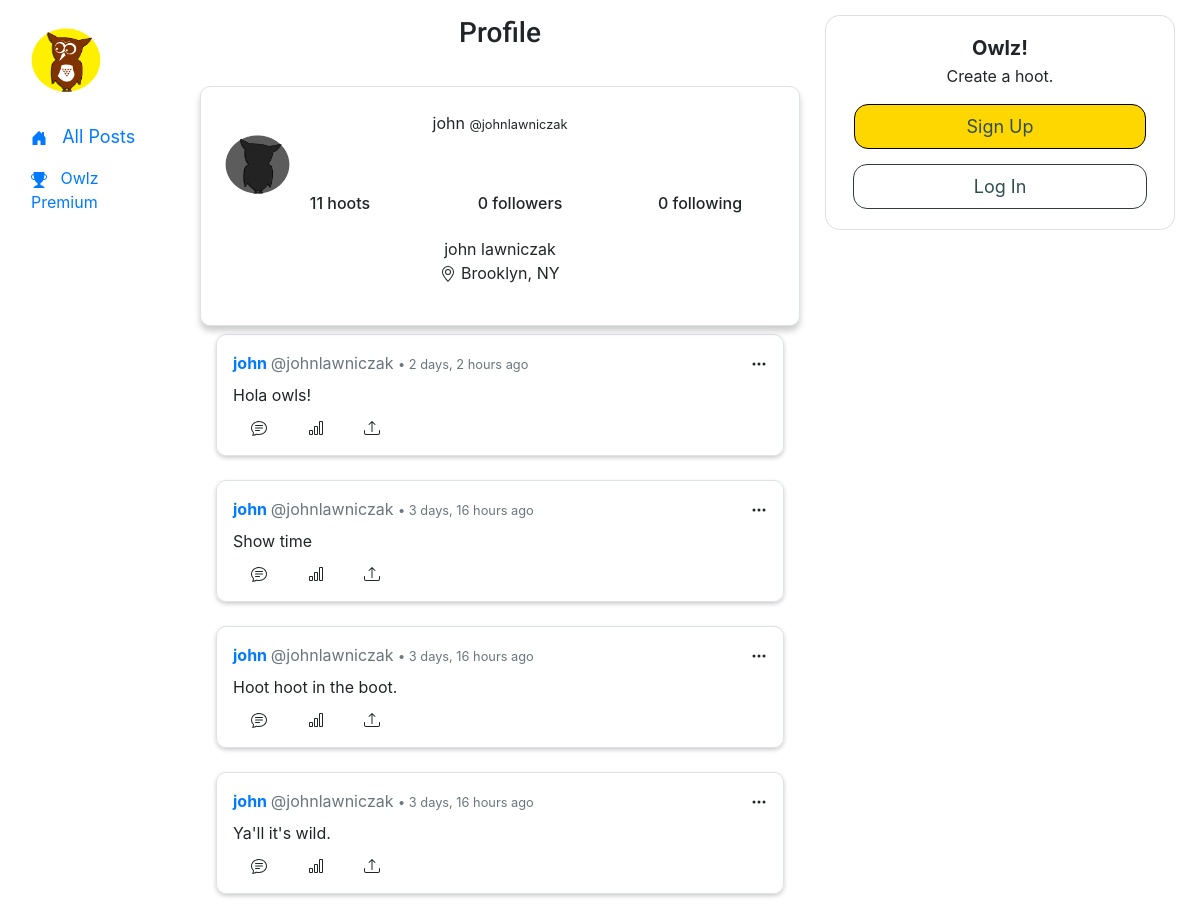
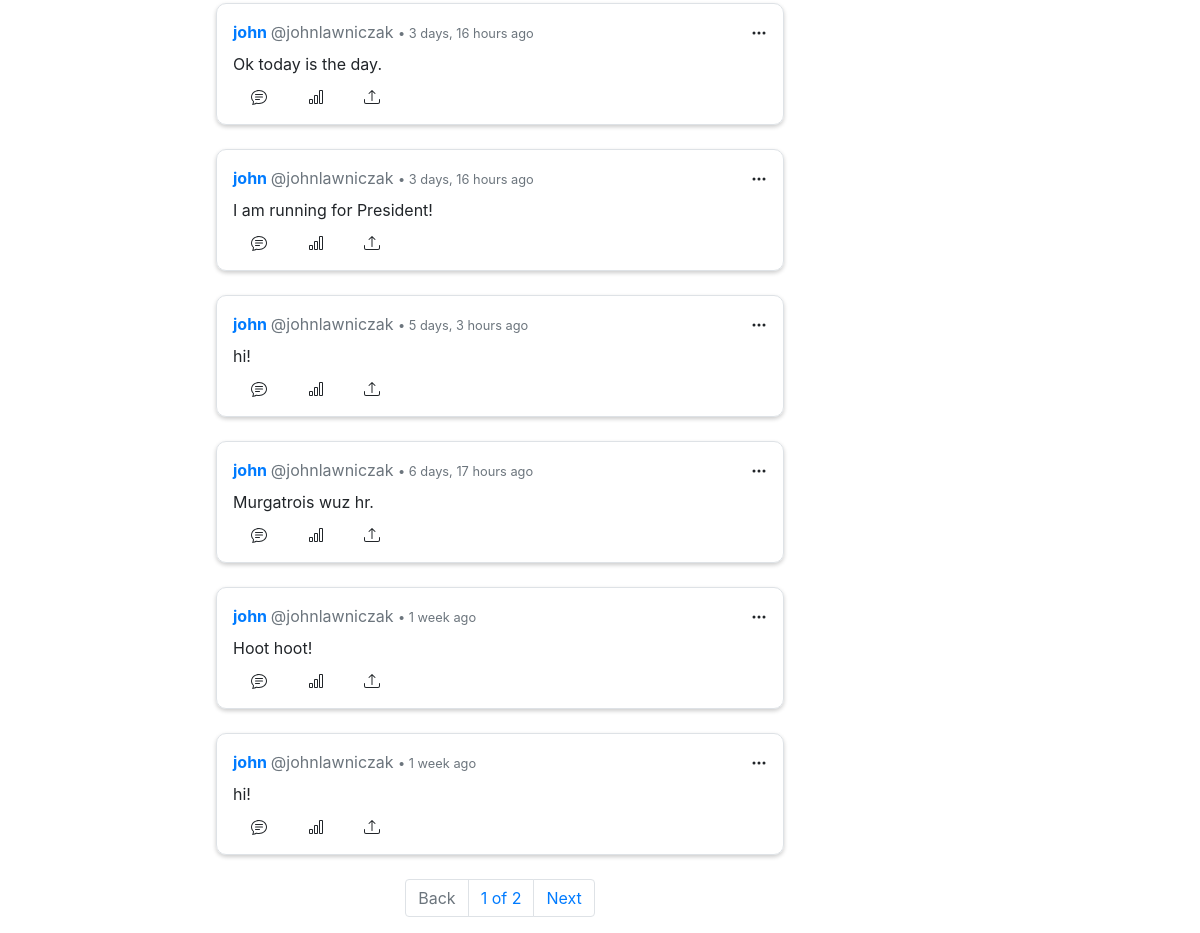
/profile/johnlawniczak, run on an earlier commit of the app's database (2 pictures, top to bottom).
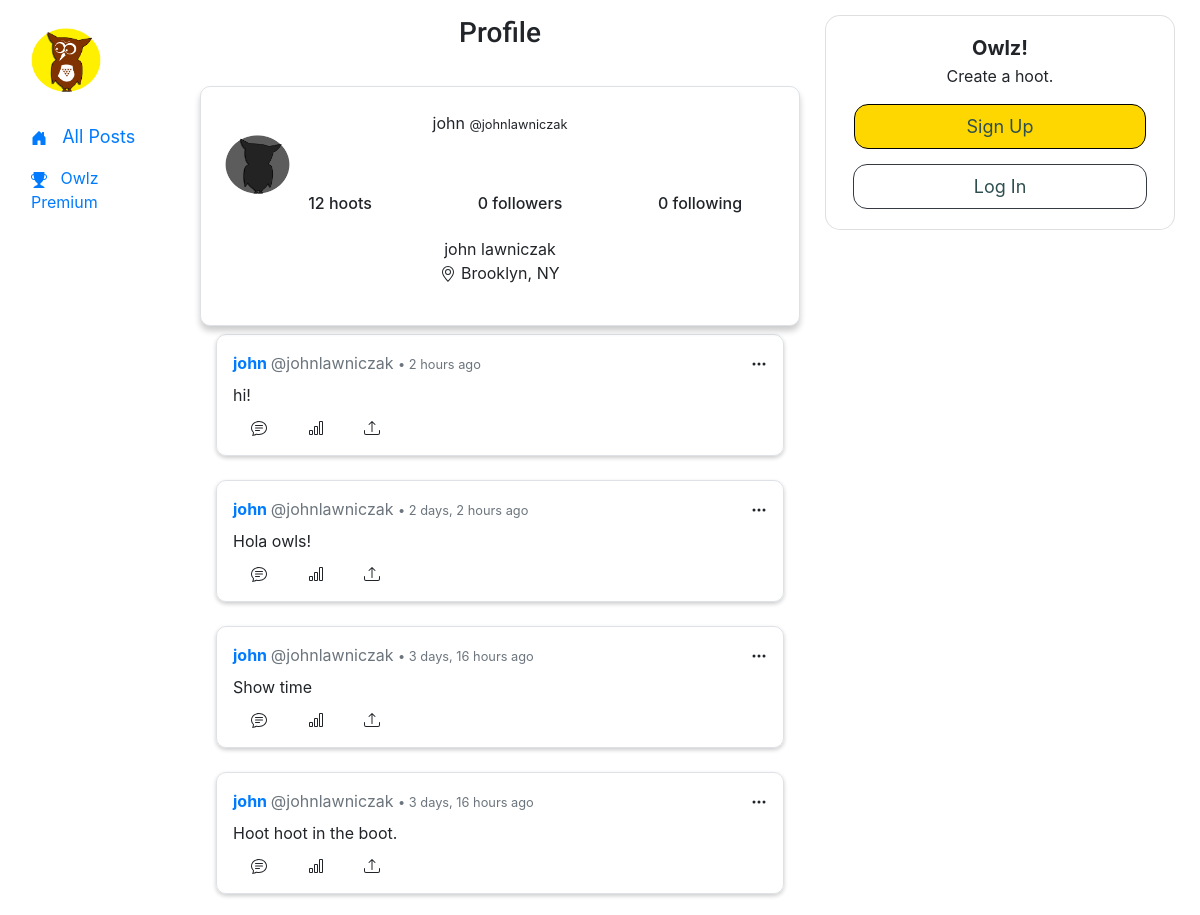
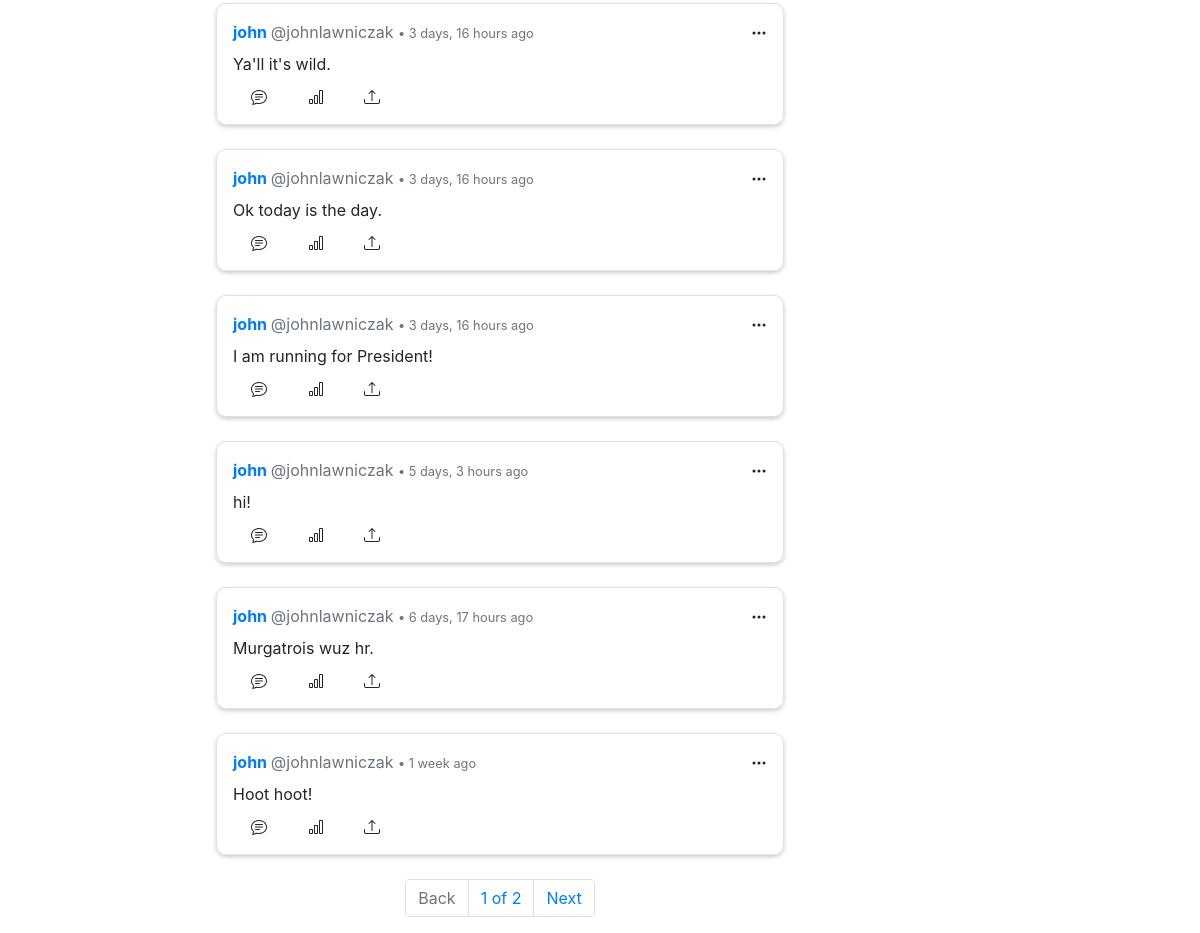
And on a later commit of the database (2 pictures, top to bottom).
### network/models.py (models this page shows, shortened)
class User(AbstractUser):
    pass

class Post(models.Model):
    author = models.ForeignKey(User, on_delete=models.CASCADE, related_name="posts")
    content = models.CharField(max_length=10000)
    likes = models.ManyToManyField(User, blank=True, related_name="likes")
    time = models.DateTimeField(auto_now=True)
    def likes(self):
        return self.likes.all().count()

### network/views.py (the view, shortened to what this page needs)
# urls.py: path("profile/<str:username>", views.profile, name="profile"),
def profile(request, username):
    user_profile = User.objects.get(username=username)
    curr_user_follows_this_profile = False
    if request.user.is_authenticated:
        curr_user_follows_this_profile = request.user.following.filter(user=user_profile.id).exists()
    user_posts = user_profile.posts.order_by("-time").all()
    paginator = Paginator(user_posts, 10)
    page_number = request.GET.get('page')
    page_posts = paginator.get_page(page_number)
    return render(request, "network/profile.html", {
        "user_profile": user_profile,
        "user_posts": user_profile.posts.order_by("-time").all(),
        "page_posts": page_posts,
        "following_profile": curr_user_follows_this_profile
    })

### network/templates/network/profile.html (shortened to what this page needs)
{% extends "network/layout.html" %}
{% load humanize %}
{% load static %}
{% block body %}
<h3 class="text-center" style="font-family: 'Roboto', sans-serif; margin-bottom: 1em;">Profile</h3>
<div class="container">
    <header class="row justify-content-center">
        <div class="col-12 col-lg-12 border my-2 p-4 bg-white text-center box-shadow" style="border-radius: 10px; box-shadow: 0 5px 6px rgba(0, 0, 0, 0.2);">
            <div>{{ user_profile.first_name }} <small class="muted-text">@{{ user_profile.username }}</small>
            </div>
        <div style="display: flex; width: 20%;">
            <img alt="profile picture" height="59" width="65px" href=""
                    src="{% if user_profile.username == 'john' %}{% static 'network/prof-images/john-2.png' %}{% else %}{% static 'network/images/owl-silhouette.png' %}{% endif %}">
        </div>
        <ul class="row d-flex justify-content-center">
            <h6 class="col-4">{{ user_profile.posts.count }} hoots</h6>
            <h6 class="col-4">{{ user_profile.followers.count }} followers</h6>
            <h6 class="col-4">{{ user_profile.following.count }} following</h6>
        </ul>
            <div>{{ user_profile.first_name }} {{ user_profile.last_name }} </div>
        <p> Brooklyn, NY
        </p>
        </div>
    </header>
</div>
{% include "network/hoot_posts.html" with posts=page_posts %}
{% if page_posts.paginator.num_pages > 1 %}
<nav aria-label="Page navigation">
    <ul class="pagination" style="justify-content: center;">
      {% if page_posts.has_previous %}
          <li class="page-item"><a class="page-link" href="?page={{ page_posts.previous_page_number }}">Back</a></li>
          {% else %}
          <li class="page-item disabled"><a class="page-link" href="#">Back</a></li>
      {% endif %}
      <li class="page-item current-item"><span class="current page-link">
          {{ page_posts.number }} of {{ page_posts.paginator.num_pages }}
      </span></li>
      {% if page_posts.has_next %}
          <li class="page-item"><a class="page-link" href="?page={{ page_posts.next_page_number }}">Next</a></li>
      {% else %}
          <li class="page-item disabled"><a class="page-link" href="#">Next</a></li>
      {% endif %}
    </ul>
</nav>
{% endif %}
{% endblock %}

### network/templates/network/layout.html (shortened to what this page needs)
{% load static %}
<!DOCTYPE html>
<html lang="en">
    <head>
        <link rel="stylesheet" href="https://stackpath.bootstrapcdn.com/bootstrap/4.4.1/css/bootstrap.min.css">
        <link href="{% static 'network/styles.css' %}" rel="stylesheet">
    </head>
    <body>
        <div class="container-fluid">
            <div class="row">
                <nav class="col-md-2 sidebar">
                    <div class="sidebar-sticky">
                        <ul class="nav flex-column">
                            <li class="nav-item">
                                <a class="nav-link" href="{% url 'index' %}" style="margin-top: 20px; margin-bottom: 15px;">
                                <img height="64" width="70" src="{% static 'network/images/owl-small.png' %}" alt="icon"/></a>
                            </li>
                             <li class="nav-item">
                                <a id="allposts" class="nav-link" href="{% url 'index' %}"  style="font-size: 18px;"> &nbsp; All Posts</a>
                            </li>
                            <li class="nav-item">
                                <a class="nav-link" href="" style="font-size: 16px;">
                                   &nbsp; Owlz Premium</a>
                            </li>
                        </ul>
                    </div>
                </nav>
                <div class="body col-md-6" style="padding: 0">
                    <div class="top-nav navbar navbar-expand-md" style="position: sticky; top: 0; z-index: 1030; margin-top: em;">
                    </div>
                    {% block body %}
                    {% endblock %}
                </div>
            <div class="right-side col-md-4" style="padding: 15px 25px 0 25px;">
            {% if not user.is_authenticated %}
                <div class="card w-100" style="border-radius: 15px">
                    <div class="card-body">
                        <h5 class="card-title" style="margin-bottom: 4px; text-align: center;"><strong>Owlz!</strong></h5>
                        <p style="text-align: center;">Create a hoot.</p>
                        <a class="nav-link mx-sm-2" style="color: darkslategrey; font-size: 18px; background-color: gold; border-radius: 14px; text-align: center; border: solid black .5px; margin-bottom: 15px;" href="{% url 'register' %}">Sign Up</a>
                        <a class="nav-link mx-sm-2; btn btn-outline-dark" style="color: darkslategrey; font-size: 18px; border-radius: 14px; margin-left: 7px; margin-right: 7px;" href="{% url 'login' %}">Log In</a>
                    </div>
              </div>
            {% endif %}
            </div>
        </div>
    </body>
</html>

### network/templates/network/hoot_posts.html (shortened to what this page needs)
{% load humanize %}
{% load static %}
    {% for post in posts %}
    <div class="border box-shadow-posts p-3 mb-4 mx-0 mx-md-3" style="border-radius: 10px; box-shadow: 0 2px 4px rgba(0, 0, 0, 0.2);">
        <div class="pb-2" id="">
            <a href="{% url 'profile' post.author.username %}">
                <strong>{{ post.author.first_name }} </strong> <a class="text-muted">@{{ post.author }}</a>
            </a>
            <small class="text-muted">• {{ post.time|naturaltime }}</small>
            {% if user.is_authenticated and user == post.author %}
            <label for="edit"></label>
            <a> <button class="badge badge-light" data-toggle="modal" data-target="#modal_edit_post_{{ post.id }}" style="float: right;">Edit</button>
            </a>
            <div class="modal" id="modal_edit_post_{{ post.id }}" tabindex="-1" role="dialog" aria-labelledby="modal_edit_post_{{ post.id }}_label" aria-hidden="true">
                <div class="modal-dialog" role="document">
                  <div class="modal-content">
                    <div class="modal-header">
                      <h5 class="modal-title">Edit Hoot</h5>
                      <button type="button" class="btn-close" data-bs-dismiss="modal" aria-label="Close"></button>
                    </div>
                    <div class="modal-body">
                      <textarea rows="5" id="textarea_{{ post.id }}" class="form-control" name="content">{{ post.content }}</textarea>
                    </div>
                    <div class="modal-footer">
                      <button type="button" class="btn btn-secondary" data-bs-dismiss="modal">Close</button>
                      <button type="button" class="btn btn-primary">Save Edit</button>
                    </div>
                  </div>
                </div>
              </div>
            {% else %}
            <span style="float: right;">
                <svg xmlns="http://www.w3.org/2000/svg" width="16" height="16" fill="currentColor" class="bi bi-three-dots" viewBox="0 0 16 16">
                    <path d="M3 9.5a1.5 1.5 0 1 1 0-3 1.5 1.5 0 0 1 0 3zm5 0a1.5 1.5 0 1 1 0-3  1.5 1.5 0 0 1 0 3zm5 0a1.5 1.5 0 1 1 0-3 1.5 1.5 0 0 1 0 3z"/>
                </svg>
            </span>
            {% endif %}
        </div>
        <div id="post_contentgroup_{{ post.id }}">
            <p id="post_content_{{ post.id }}" class="mb-2">{{ post.content }}</p>
        </div>
        <div id="post_likes_{{ post.id }}">
            <span></span>
              <span>
              </span>
            <span>
              </span>
        </div>
    </div>
    {% endfor %}

What changed in the data, as far as the page shows it:
no longer on this page (row unchanged): Post: author.first_name "john", author "johnlawniczak", time "1 week ago", content "hi!"
changed User "john": posts.count "11" → "12"
added Post: author.first_name "john", author "johnlawniczak", time "2 hours ago", content "hi!"
